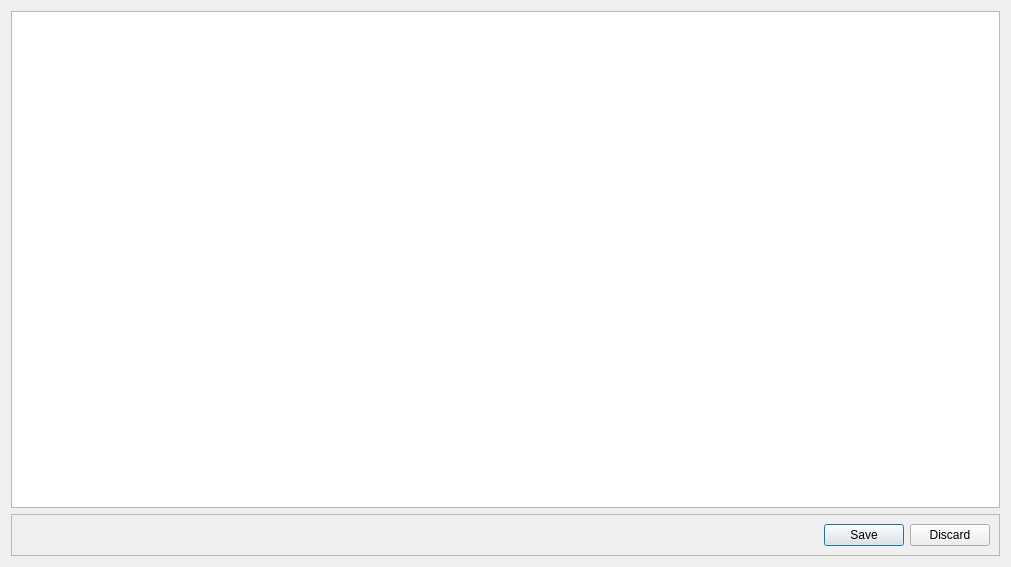
<?xml version="1.0" encoding="UTF-8"?>
<ui version="4.0">
 <class>DDisplayParsedInfo</class>
 <widget class="QDialog" name="DDisplayParsedInfo">
  <property name="geometry">
   <rect>
    <x>0</x>
    <y>0</y>
    <width>1011</width>
    <height>567</height>
   </rect>
  </property>
  <property name="windowTitle">
   <string>Dialog</string>
  </property>
  <layout class="QVBoxLayout" name="verticalLayout">
   <item>
    <widget class="QTableWidget" name="tableWidget"/>
   </item>
   <item>
    <widget class="QFrame" name="frame">
     <property name="frameShape">
      <enum>QFrame::StyledPanel</enum>
     </property>
     <property name="frameShadow">
      <enum>QFrame::Raised</enum>
     </property>
     <layout class="QHBoxLayout" name="horizontalLayout">
      <item>
       <spacer name="horizontalSpacer">
        <property name="orientation">
         <enum>Qt::Horizontal</enum>
        </property>
        <property name="sizeHint" stdset="0">
         <size>
          <width>40</width>
          <height>20</height>
         </size>
        </property>
       </spacer>
      </item>
      <item>
       <widget class="QPushButton" name="pushButton_save">
        <property name="text">
         <string>Save</string>
        </property>
       </widget>
      </item>
      <item>
       <widget class="QPushButton" name="pushButton_discard">
        <property name="text">
         <string>Discard</string>
        </property>
       </widget>
      </item>
     </layout>
    </widget>
   </item>
  </layout>
 </widget>
 <resources/>
 <connections>
  <connection>
   <sender>pushButton_discard</sender>
   <signal>clicked()</signal>
   <receiver>DDisplayParsedInfo</receiver>
   <slot>reject()</slot>
   <hints>
    <hint type="sourcelabel">
     <x>947</x>
     <y>529</y>
    </hint>
    <hint type="destinationlabel">
     <x>505</x>
     <y>283</y>
    </hint>
   </hints>
  </connection>
 </connections>
</ui>
